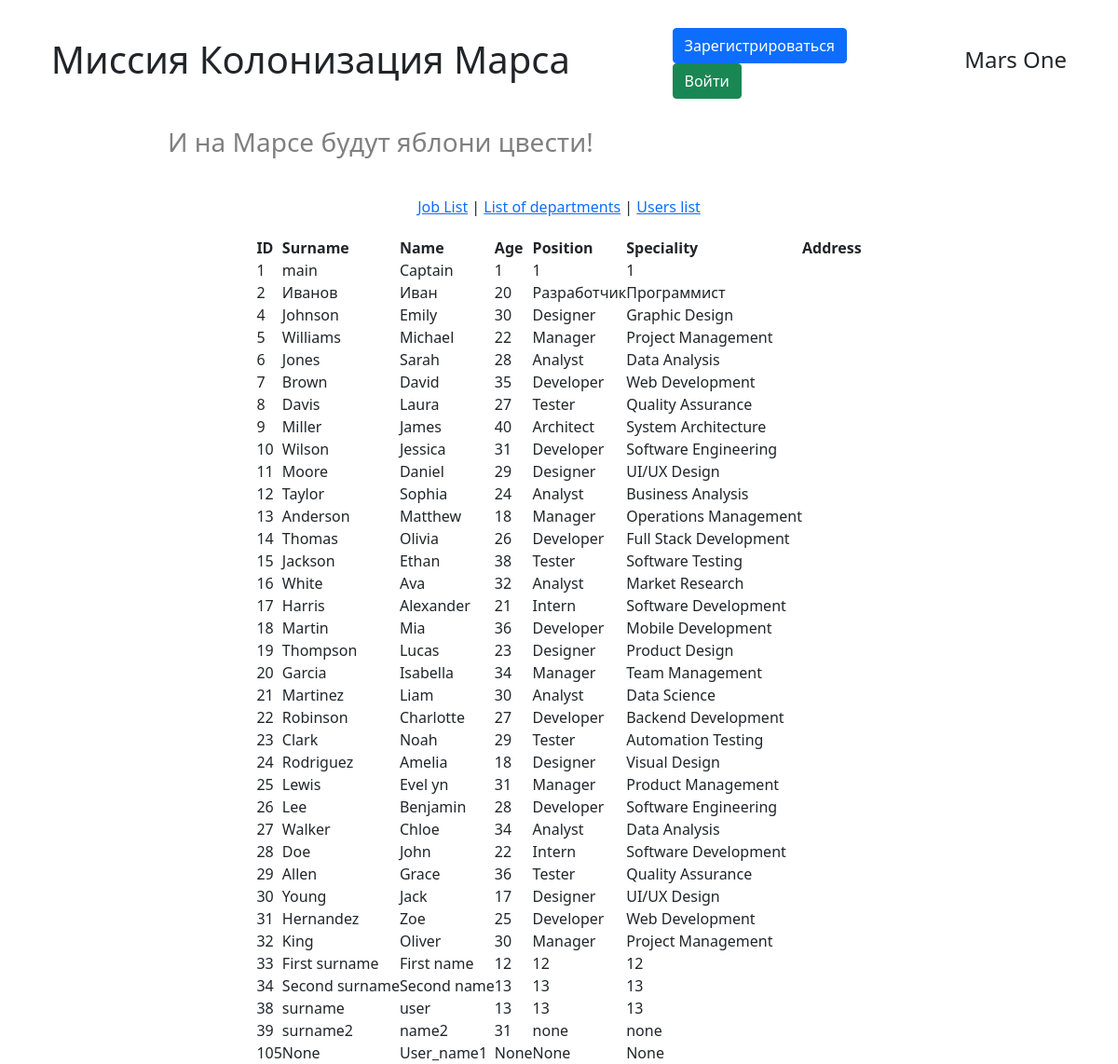
The app's page /user_list with its own data.
### models/users.py (models this page shows, shortened)
class User(SqlAlchemyBase, UserMixin):
    __tablename__ = 'users'
    id = sqlalchemy.Column(sqlalchemy.Integer,
                           primary_key=True, autoincrement=True)
    name = sqlalchemy.Column(sqlalchemy.String, nullable=True)
    surname = sqlalchemy.Column(sqlalchemy.String, nullable=True)
    age = sqlalchemy.Column(sqlalchemy.String, nullable=True)
    email = sqlalchemy.Column(sqlalchemy.String,
                              index=True, unique=True, nullable=True)
    position = sqlalchemy.Column(sqlalchemy.String, nullable=True)
    speciality = sqlalchemy.Column(sqlalchemy.String, nullable=True)
    hashed_password = sqlalchemy.Column(sqlalchemy.String, nullable=True)
    modified_date = sqlalchemy.Column(sqlalchemy.DateTime,
                                     default=datetime.datetime.now)
    news = relationship("News", back_populates='user')

### handlers/work_with_users.py (the view)
@work_with_users_bp.route('/user_list')
def get_user_list():
    messages = get_flashed_messages()
    db_sess = db_session.create_session()
    users = db_sess.query(User).all()
    db_sess.close()
    return render_template('user_list.html', users=users, messages=messages)

### data/db_session.py (called while the page is built)
def create_session() -> Session:
    global __factory
    if __factory is None:
        raise Exception("Session factory is not initialized. Make sure to call global_init() first.")
    return __factory()

### templates/user_list.html (shortened to what this page needs)
{% extends "base.html" %}
{% block content %}
<table>
    <thead>
        <tr>
            <th>ID</th>
            <th>Surname</th>
            <th>Name</th>
            <th>Age</th>
            <th>Position</th>
            <th>Speciality</th>
            <th>Address</th>
        </tr>
    </thead>
{% for user in users %}
    <tr>
        <td>{{ user.id }}</td>
        <td>{{ user.surname }}</td>
        <td>{{ user.name }}</td>
        <td>{{ user.age }}</td>
        <td>{{ user.position }}</td>
        <td>{{ user.speciality }}</td>
        <td>{{ user.address }}</td>
    </tr>
{% endfor %}
</table>
{% endblock %}

### static/css/style.css (style rules this page uses)
* { margin: 0px; padding: 0px; font-family: 'Segoe UI', Tahoma, Geneva, Verdana, sans-serif; }

### records on screen
User: id "1", surname "main", name "Captain", age "1", position "1", speciality "1"
User: id "2", surname "Иванов", name "Иван", age "20", position "Разработчик", speciality "Программист"
User: id "4", surname "Johnson", name "Emily", age "30", position "Designer", speciality "Graphic Design"
User: id "5", surname "Williams", name "Michael", age "22", position "Manager", speciality "Project Management"
User: id "6", surname "Jones", name "Sarah", age "28", position "Analyst", speciality "Data Analysis"
User: id "7", surname "Brown", name "David", age "35", position "Developer", speciality "Web Development"
User: id "8", surname "Davis", name "Laura", age "27", position "Tester", speciality "Quality Assurance"
User: id "9", surname "Miller", name "James", age "40", position "Architect", speciality "System Architecture"
User: id "10", surname "Wilson", name "Jessica", age "31", position "Developer", speciality "Software Engineering"
User: id "11", surname "Moore", name "Daniel", age "29", position "Designer", speciality "UI/UX Design"
User: id "12", surname "Taylor", name "Sophia", age "24", position "Analyst", speciality "Business Analysis"
User: id "13", surname "Anderson", name "Matthew", age "18", position "Manager", speciality "Operations Management"
User: id "14", surname "Thomas", name "Olivia", age "26", position "Developer", speciality "Full Stack Development"
User: id "15", surname "Jackson", name "Ethan", age "38", position "Tester", speciality "Software Testing"
User: id "16", surname "White", name "Ava", age "32", position "Analyst", speciality "Market Research"
User: id "17", surname "Harris", name "Alexander", age "21", position "Intern", speciality "Software Development"
User: id "18", surname "Martin", name "Mia", age "36", position "Developer", speciality "Mobile Development"
User: id "19", surname "Thompson", name "Lucas", age "23", position "Designer", speciality "Product Design"
User: id "20", surname "Garcia", name "Isabella", age "34", position "Manager", speciality "Team Management"
User: id "21", surname "Martinez", name "Liam", age "30", position "Analyst", speciality "Data Science"
User: id "22", surname "Robinson", name "Charlotte", age "27", position "Developer", speciality "Backend Development"
User: id "23", surname "Clark", name "Noah", age "29", position "Tester", speciality "Automation Testing"
User: id "24", surname "Rodriguez", name "Amelia", age "18", position "Designer", speciality "Visual Design"
User: id "25", surname "Lewis", name "Evel yn", age "31", position "Manager", speciality "Product Management"
User: id "26", surname "Lee", name "Benjamin", age "28", position "Developer", speciality "Software Engineering"
User: id "27", surname "Walker", name "Chloe", age "34", position "Analyst", speciality "Data Analysis"
User: id "28", surname "Doe", name "John", age "22", position "Intern", speciality "Software Development"
User: id "29", surname "Allen", name "Grace", age "36", position "Tester", speciality "Quality Assurance"
User: id "30", surname "Young", name "Jack", age "17", position "Designer", speciality "UI/UX Design"
User: id "31", surname "Hernandez", name "Zoe", age "25", position "Developer", speciality "Web Development"
User: id "32", surname "King", name "Oliver", age "30", position "Manager", speciality "Project Management"
User: id "33", surname "First surname", name "First name", age "12", position "12", speciality "12"
User: id "34", surname "Second surname", name "Second name", age "13", position "13", speciality "13"
User: id "38", surname "surname", name "user", age "13", position "13", speciality "13"
User: id "39", surname "surname2", name "name2", age "31", position "none", speciality "none"
User: id "105", surname "None", name "User_name1", age "None", position "None", speciality "None"
